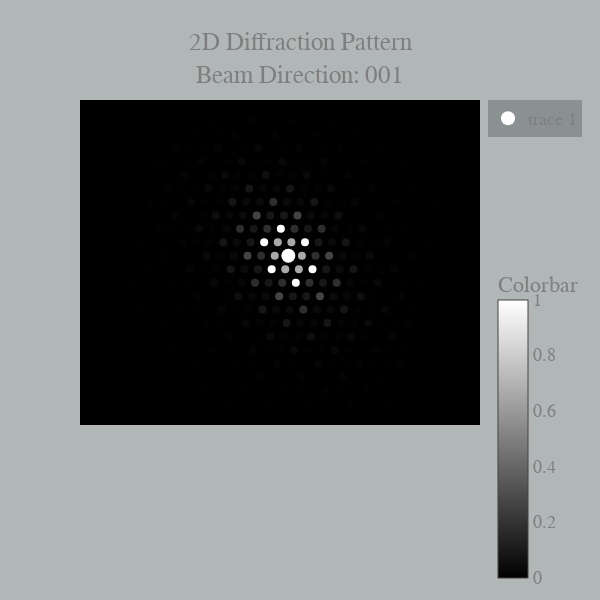

The notebook cell saved with this chart:
### Code cell
TEM_calc.show_plot_2d(structure)

### Figure 1 — Plotly figure (JSON) as saved in the notebook; plotly's stock layout.template omitted (floating-point values rounded to 4 significant figures; data arrays with more than 128 entries replaced by an {"elided": "..."} marker saying what was removed)
{"data": [{"hoverinfo": "text", "marker": {"cmax": 1, "cmin": 0, "color": {"elided": "483 float values"}, "colorbar": {"title": {"text": "Colorbar"}, "yanchor": "top"}, "colorscale": [[0, "black"], [1, "white"]], "size": 8}, "mode": "markers", "showlegend": false, "text": {"elided": "483 str values"}, "type": "scatter", "uid": "27c64960-b211-47f8-871e-cccf94d5f08e", "x": {"elided": "483 float values"}, "y": {"elided": "483 float values"}}, {"hoverinfo": "text", "marker": {"cmax": 1, "cmin": 0, "color": "white", "size": 14}, "mode": "markers", "text": "(0, 0, 0): Direct beam", "type": "scatter", "uid": "b9fade7b-939d-47d9-9537-ac188afdd5be", "x": [0], "y": [0]}], "layout": {"font": {"color": "#7f7f7f", "family": "Comic Sans, monospace", "size": 18}, "height": 600, "hovermode": "closest", "paper_bgcolor": "rgba(100,110,110,0.5)", "plot_bgcolor": "black", "title": {"text": "2D Diffraction Pattern<br>Beam Direction: 001"}, "width": 600, "xaxis": {"autorange": true, "showgrid": false, "showline": false, "showticklabels": false, "ticks": "", "zeroline": false}, "yaxis": {"autorange": true, "showgrid": false, "showline": false, "showticklabels": false, "ticks": "", "zeroline": false}}}
